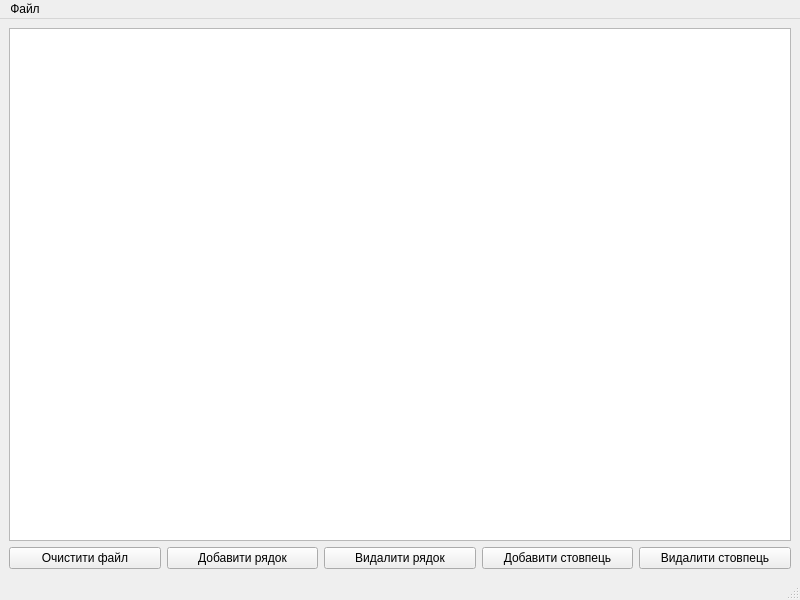
<?xml version="1.0" encoding="UTF-8"?>
<ui version="4.0">
 <class>FileWindow</class>
 <widget class="QMainWindow" name="FileWindow">
  <property name="geometry">
   <rect>
    <x>0</x>
    <y>0</y>
    <width>800</width>
    <height>600</height>
   </rect>
  </property>
  <property name="windowTitle">
   <string>MainWindow</string>
  </property>
  <widget class="QWidget" name="centralwidget">
   <layout class="QVBoxLayout" name="verticalLayout">
    <item>
     <widget class="QTableWidget" name="tableWidget">
      <property name="enabled">
       <bool>true</bool>
      </property>
      <property name="sizePolicy">
       <sizepolicy hsizetype="Preferred" vsizetype="Expanding">
        <horstretch>16</horstretch>
        <verstretch>0</verstretch>
       </sizepolicy>
      </property>
      <property name="sizeAdjustPolicy">
       <enum>QAbstractScrollArea::AdjustIgnored</enum>
      </property>
     </widget>
    </item>
    <item>
     <layout class="QHBoxLayout" name="horizontalLayout_2">
      <item>
       <widget class="QPushButton" name="pushButton_6">
        <property name="text">
         <string>Очистити файл</string>
        </property>
       </widget>
      </item>
      <item>
       <widget class="QPushButton" name="pushButton_3">
        <property name="text">
         <string>Добавити рядок</string>
        </property>
       </widget>
      </item>
      <item>
       <widget class="QPushButton" name="pushButton_4">
        <property name="text">
         <string>Видалити рядок</string>
        </property>
       </widget>
      </item>
      <item>
       <widget class="QPushButton" name="pushButton_2">
        <property name="text">
         <string>Добавити стовпець</string>
        </property>
       </widget>
      </item>
      <item>
       <widget class="QPushButton" name="pushButton_5">
        <property name="text">
         <string>Видалити стовпець</string>
        </property>
       </widget>
      </item>
     </layout>
    </item>
   </layout>
  </widget>
  <widget class="QMenuBar" name="menubar">
   <property name="geometry">
    <rect>
     <x>0</x>
     <y>0</y>
     <width>800</width>
     <height>21</height>
    </rect>
   </property>
   <widget class="QMenu" name="menu">
    <property name="title">
     <string>Файл</string>
    </property>
    <addaction name="action"/>
    <addaction name="action_2"/>
   </widget>
   <addaction name="menu"/>
  </widget>
  <widget class="QStatusBar" name="statusbar"/>
  <action name="action">
   <property name="text">
    <string>Відкрити</string>
   </property>
  </action>
  <action name="action_2">
   <property name="text">
    <string>Створити</string>
   </property>
  </action>
 </widget>
 <resources/>
 <connections/>
</ui>
